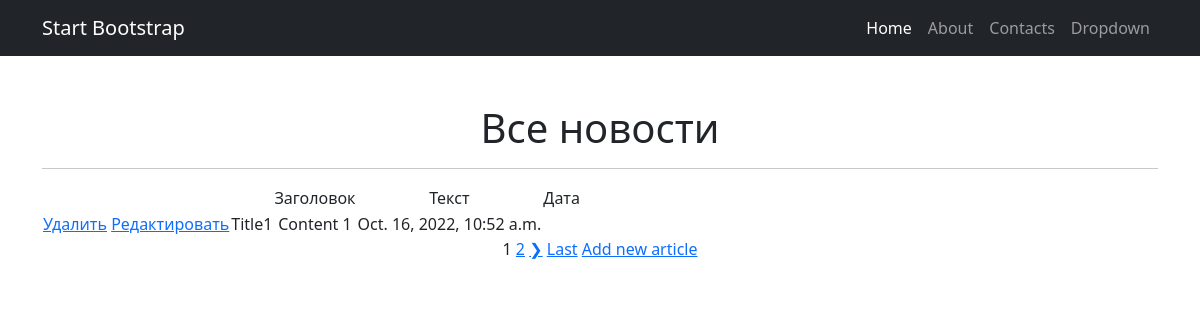
The page /news/ on the database as committed earlier.
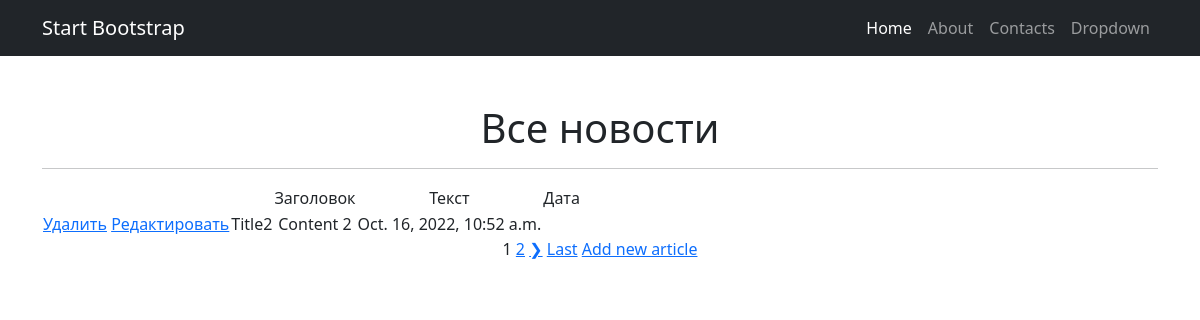
The same page on the database as committed later.
### news/models.py (models this page shows, shortened)
class Post(models.Model):
    author = models.ForeignKey(Author, on_delete=models.CASCADE, verbose_name='Автор')
    news = 'nw'
    article = 'ar'
    types_article = [
        (news, 'Новости'),
        (article, 'Статья')
    ]
    article_type = models.CharField(max_length=2, choices=types_article, default=news)
    add_time = models.DateTimeField(auto_now_add=True)
    category = models.ManyToManyField(Category, through='PostCategory')
    title = models.TextField()
    text = models.TextField()
    rating = models.SmallIntegerField(default=0)

### news/views.py (the view)
# urls.py: path('', NewsList.as_view()),
class NewsList(ListView):
    model = Post
    context_object_name = 'news'
    template_name = 'news.html'
    ordering = ['add_time']
    paginate_by = 1

### news/templates/news.html (shortened to what this page needs)
{% extends 'flatpages/default.html' %}
{% block content %}
    <h1>Все новости</h1>
    <hr>
      {% if news %}
      <table>
          <thead>
          <tr>
              <td></td>
              <td></td>
            <td>
              Заголовок
            </td>
            <td>
              Текст
            </td>
           <td>
              Дата
            </td>
          </tr>
          </thead>
       {% for article in news %}
          <tr>
              <td>
                  <a href="{% url 'post_delete' article.id %}">Удалить</a>
                  <a href="{% url 'post_update' article.id %}">Редактировать</a>
              </td>
            <td>
              {{ article.title }}
            </td>
              <td>
                  {{ article.text|truncatechars:20 }}
              </td>
              <td>
                  {{ article.add_time }}
              </td>
          </tr>
       {% endfor %}
      </table>
  {% if is_paginated %}
        {% for num in page_obj.paginator.page_range %}
            {% if page_obj.number == num %}
                <a>{{ num }}</a>
            {% elif num > page_obj.number|add:'-2' and num < page_obj.number|add:'2' %}
                <a href="?page={{ num }}">{{ num }}</a>
            {% endif %}
        {% endfor %}
        {% if page_obj.has_next %}
            <a href="?page={{ page_obj.next_page_number }}">&#10095;</a>
            <a href="?page={{ page_obj.paginator.num_pages }}">Last</a>
        {% endif %}
    {% endif %}
      <a href="{% url 'post_create' %}">Add new article</a>
      {% else %}
         <h2>Новостей нет!</h2>
      {% endif %}
{% endblock content %}

### news/templates/flatpages/default.html (shortened to what this page needs)
{% load static %}
<!DOCTYPE html>
<html lang="en">
    <head>
        <link href="{% static 'startbootstrap-bare-gh-pages/css/styles.css' %}" rel="stylesheet" />
    </head>
    <body>
        <nav class="navbar navbar-expand-lg navbar-dark bg-dark">
            <div class="container">
                <a class="navbar-brand" href="#">Start Bootstrap</a>
                <div class="collapse navbar-collapse" id="navbarSupportedContent">
                    <ul class="navbar-nav ms-auto mb-2 mb-lg-0">
                        <li class="nav-item"><a class="nav-link active" aria-current="page" href="#">Home</a></li>
                        <li class="nav-item"><a class="nav-link" href="/about">About</a></li>
                        <li class="nav-item"><a class="nav-link" href="/contacts">Contacts</a></li>
                        <li class="nav-item">
                            <a class="nav-link" id="navbarDropdown" href="#" role="button" data-bs-toggle="dropdown" aria-expanded="false">Dropdown</a>
                        </li>
                    </ul>
                </div>
            </div>
        </nav>
        <div class="container">
            <div class="text-center mt-5">
                 {% block content %}{% endblock content %}
            </div>
        </div>
    </body>
</html>

Rows that differ between the two databases and show on the page:
removed Post: title "Title1", text "Content 1", add_time "Oct. 16, 2022, 10:52 a.m."
now on this page (row unchanged): Post: title "Title2", text "Content 2", add_time "Oct. 16, 2022, 10:52 a.m."
